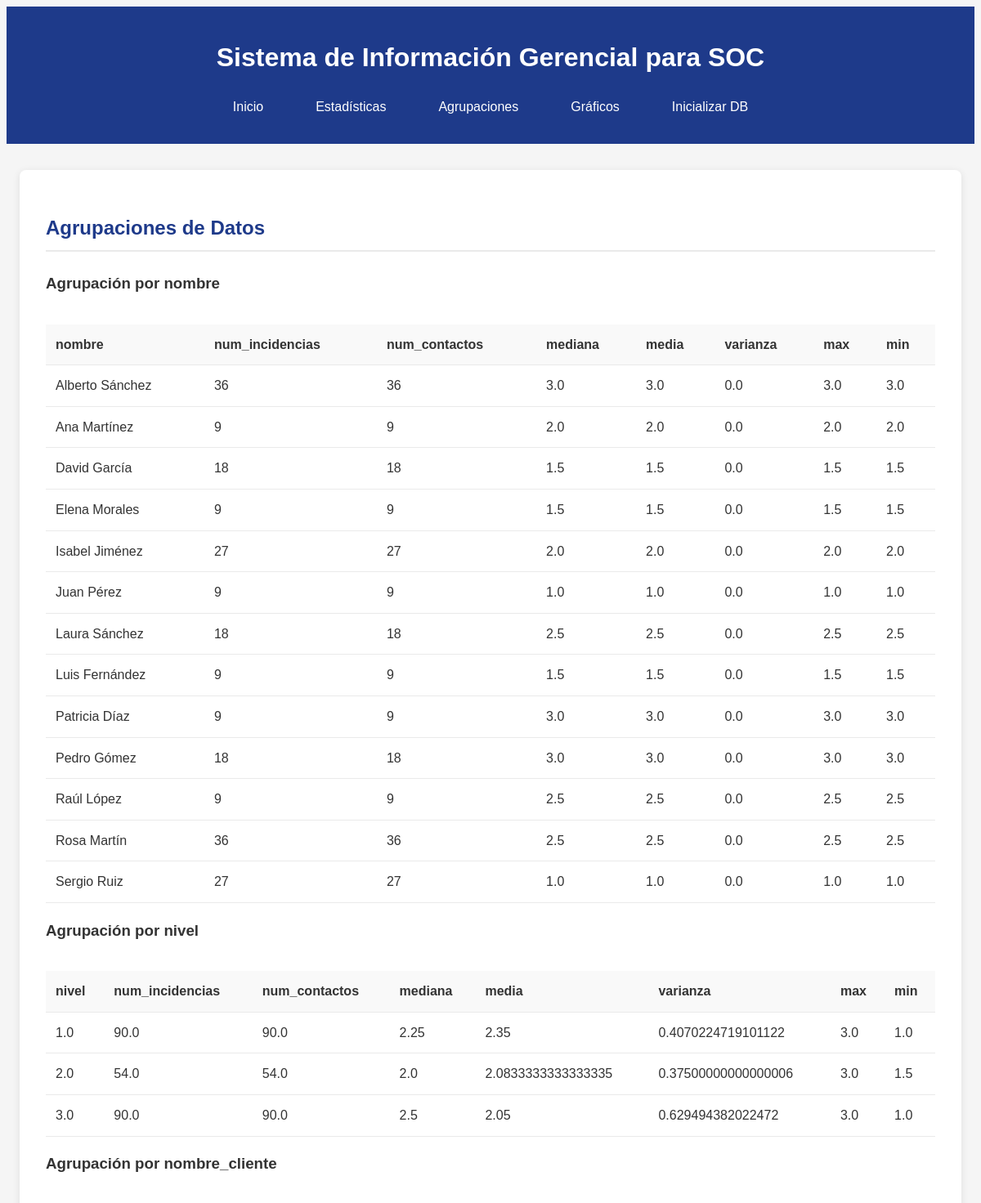
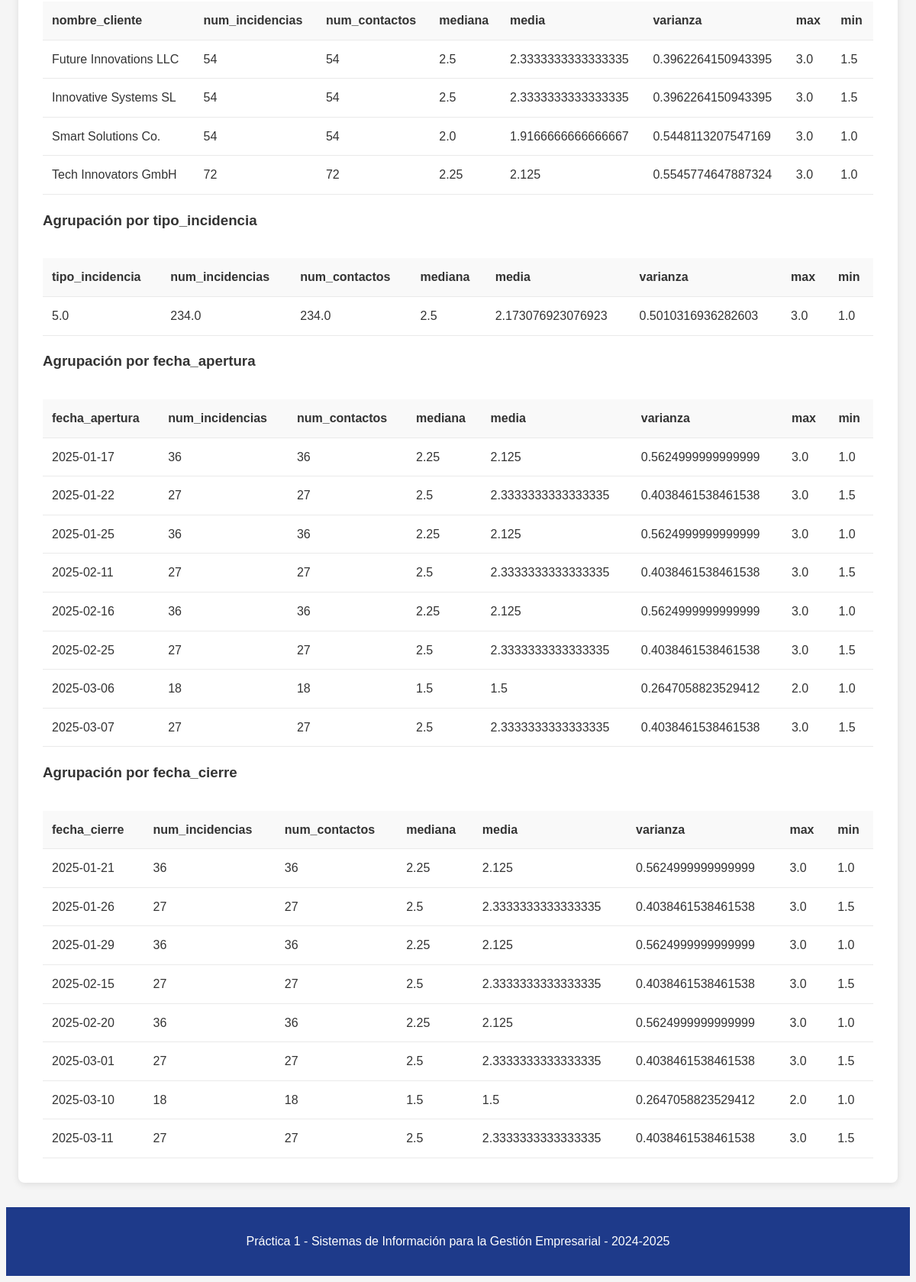
The page /agrupaciones on the database its author committed (2 pictures, top to bottom).
### tables this page shows
CREATE TABLE Empleados (
        id_empleado INTEGER PRIMARY KEY,
        nombre TEXT,
        nivel INTEGER,
        fecha_contrato TEXT
    );

CREATE TABLE Clientes (
        id_cliente INTEGER PRIMARY KEY,
        nombre_cliente TEXT,
        telefono TEXT,
        provincia TEXT
    );

CREATE TABLE Tickets (
        id_ticket INTEGER PRIMARY KEY,
        fecha_apertura TEXT,
        fecha_cierre TEXT,
        es_mantenimiento BOOLEAN,
        satisfaccion_cliente INTEGER,
        tipo_incidencia INTEGER,
        cliente_id INTEGER,
        FOREIGN KEY (tipo_incidencia) REFERENCES Tipos_Incidentes(id_tipo),
        FOREIGN KEY (cliente_id) REFERENCES Clientes(id_cliente)
    );

### src/app.py (the view)
@app.route('/agrupaciones')
def agrupaciones():
    df_agrupados = obtener_datos_agrupacion()
    return render_template('agrupaciones.html', datos_agrupados=df_agrupados)

### src/templates/agrupaciones.html
{% extends "base.html" %} {% block content %}
<section class="informe">
  <h2>Agrupaciones de Datos</h2>
  {% for tipo, df in datos_agrupados.items() %}
  <h3>Agrupación por {{ tipo }}</h3>
  <div class="stats-container">
    <table>
      <tr>
        {% for columna in df.columns %}
        <th>{{ columna }}</th>
        {% endfor %}
      </tr>
      {% for fila in df.values %}
      <tr>
        {% for valor in fila %}
        <td>{{ valor }}</td>
        {% endfor %}
      </tr>
      {% endfor %}
    </table>
  </div>
  {% endfor %}
</section>
{% endblock %}

### src/templates/base.html (shortened to what this page needs)
<!DOCTYPE html>
<html lang="es">
<head>
    <link rel="stylesheet" href="/static/css/styles.css">
</head>
<body>
    <header>
        <h1>Sistema de Información Gerencial para SOC</h1>
        <nav>
            <ul>
                <li><a href="/">Inicio</a></li>
                <li><a href="/estadisticas">Estadísticas</a></li>
                <li><a href="/agrupaciones">Agrupaciones</a></li>
                <li><a href="/graficos">Gráficos</a></li>
                <li><a href="/inicializar">Inicializar DB</a></li>
            </ul>
        </nav>
    </header>
    <main>
        {% block content %}{% endblock %}
    </main>
    <footer>
        <p>Práctica 1 - Sistemas de Información para la Gestión Empresarial - 2024-2025</p>
    </footer>
</body>
</html>

### src/static/css/styles.css (style rules this page uses)
* { box-sizing: border-box; margin: 10; padding: 0; }
body { font-family: Arial, sans-serif; line-height: 1.6; color: #333; background-color: #f5f5f5; }
header { background-color: #1e3a8a; color: white; padding: 1rem 2rem; text-align: center; }
nav ul { list-style: none; display: flex; justify-content: center; margin-top: 1rem; }
nav ul li { margin: 0 1rem; }
nav ul li a { color: white; text-decoration: none; padding: 0.5rem 1rem; border-radius: 4px; transition: background-color 0.3s; }
main { max-width: 1200px; margin: 2rem auto; padding: 0 1rem; }
.informe { background-color: white; border-radius: 8px; box-shadow: 0 2px 10px rgba(0, 0, 0, 0.1); padding: 2rem; margin-bottom: 2rem; }
.informe h2 { margin-bottom: 1.5rem; color: #1e3a8a; border-bottom: 2px solid #eaeaea; padding-bottom: 0.5rem; }
.stats-container { overflow-x: auto; }
table { width: 100%; border-collapse: collapse; margin-top: 1rem; }
th, td { padding: 0.75rem; text-align: left; border-bottom: 1px solid #eaeaea; }
th { background-color: #f9f9f9; font-weight: bold; color: #333; }
footer { text-align: center; padding: 1rem; margin-top: 2rem; background-color: #1e3a8a; color: white; }

### rows shown on the page
Empleados: nombre "Alberto Sánchez"
Empleados: nombre "Ana Martínez"
Empleados: nombre "David García"
Empleados: nombre "Elena Morales"
Empleados: nombre "Isabel Jiménez"
Empleados: nombre "Juan Pérez"
Empleados: nombre "Laura Sánchez"
Empleados: nombre "Luis Fernández"
Empleados: nombre "Patricia Díaz"
Empleados: nombre "Pedro Gómez"
Empleados: nombre "Raúl López"
Empleados: nombre "Rosa Martín"
Empleados: nombre "Sergio Ruiz"
Clientes: nombre_cliente "Future Innovations LLC"
Clientes: nombre_cliente "Innovative Systems SL"
Clientes: nombre_cliente "Smart Solutions Co."
Clientes: nombre_cliente "Tech Innovators GmbH"
Tickets: fecha_apertura "2025-01-17", fecha_cierre "2025-01-21"
Tickets: fecha_apertura "2025-01-22", fecha_cierre "2025-01-26"
Tickets: fecha_apertura "2025-01-25", fecha_cierre "2025-01-29"
Tickets: fecha_apertura "2025-02-11", fecha_cierre "2025-02-15"
Tickets: fecha_apertura "2025-02-16", fecha_cierre "2025-02-20"
Tickets: fecha_apertura "2025-02-25", fecha_cierre "2025-03-01"
Tickets: fecha_apertura "2025-03-06", fecha_cierre "2025-03-10"
Tickets: fecha_apertura "2025-03-07", fecha_cierre "2025-03-11"

### other values the page prints
{{ tipo }} "nombre" "nivel" "nombre_cliente" "tipo_incidencia" "fecha_apertura" "fecha_cierre"
{{ columna }} "nombre" "num_incidencias" "num_contactos" "mediana" "media" "varianza" "max" "min" "nivel" "num_incidencias" "num_contactos" "mediana" "media" "varianza" "max" "min" "nombre_cliente" "num_incidencias" "num_contactos" "mediana" "media" "varianza" "max" "min" "tipo_incidencia" "num_incidencias" "num_contactos" "mediana" "media" "varianza" "max" "min" "fecha_apertura" "num_incidencias" "num_contactos" "mediana" "media" "varianza" "max" "min" "fecha_cierre" "num_incidencias" "num_contactos" "mediana" "media" "varianza" "max" "min"
{{ valor }} "36" "36" "3.0" "3.0" "0.0" "3.0" "3.0" "9" "9" "2.0" "2.0" "0.0" "2.0" "2.0" "18" "18" "1.5" "1.5" "0.0" "1.5" "1.5" "9" "9" "1.5" "1.5" "0.0" "1.5" "1.5" "27" "27" "2.0" "2.0" "0.0" "2.0" "2.0" "9" "9" "1.0" "1.0" "0.0" "1.0" "1.0" "18" "18" "2.5" "2.5" "0.0" "2.5" "2.5" "9" "9" "1.5" "1.5" "0.0" "1.5" "1.5" "9" "9" "3.0" "3.0" "0.0" "3.0" "3.0" "18" "18" "3.0" "3.0" "0.0" "3.0" "3.0" "9" "9" "2.5" "2.5" "0.0" "2.5" "2.5" "36" "36" "2.5" "2.5" "0.0" "2.5" "2.5" "27" "27" "1.0" "1.0" "0.0" "1.0" "1.0" "1.0" "90.0" "90.0" "2.25" "2.35" "0.4070224719101122" "3.0" "1.0" "2.0" "54.0" "54.0" "2.0" "2.0833333333333335" "0.37500000000000006" "3.0" "1.5" "3.0" "90.0" "90.0" "2.5" "2.05" "0.629494382022472" "3.0" "1.0" "54" "54" "2.5" "2.3333333333333335" "0.3962264150943395" "3.0" "1.5" "54" "54" "2.5" "2.3333333333333335" "0.3962264150943395" "3.0" "1.5" "54" "54" "2.0" "1.9166666666666667" "0.5448113207547169" "3.0" "1.0" "72" "72" "2.25" "2.125" "0.5545774647887324" "3.0" "1.0" "5.0" "234.0" "234.0" "2.5" "2.173076923076923" "0.5010316936282603" "3.0" "1.0" "36" "36" "2.25" "2.125" "0.5624999999999999" "3.0" "1.0" "27" "27" "2.5" "2.3333333333333335" "0.4038461538461538" "3.0" "1.5" "36" "36" "2.25" "2.125" "0.5624999999999999" "3.0" "1.0" "27" "27" "2.5" "2.3333333333333335" "0.4038461538461538" "3.0" "1.5" "36" "36" "2.25" "2.125" "0.5624999999999999" "3.0" "1.0" "27" "27" "2.5" "2.3333333333333335" "0.4038461538461538" "3.0" "1.5" "18" "18" "1.5" "1.5" "0.2647058823529412" "2.0" "1.0" "27" "27" "2.5" "2.3333333333333335" "0.4038461538461538" "3.0" "1.5" "36" "36" "2.25" "2.125" "0.5624999999999999" "3.0" "1.0" "27" "27" "2.5" "2.3333333333333335" "0.4038461538461538" "3.0" "1.5" "36" "36" "2.25" "2.125" "0.5624999999999999" "3.0" "1.0" "27" "27" "2.5" "2.3333333333333335" "0.4038461538461538" "3.0" "1.5" "36" "36" "2.25" "2.125" "0.5624999999999999" "3.0" "1.0" "27" "27" "2.5" "2.3333333333333335" "0.4038461538461538" "3.0" "1.5" "18" "18" "1.5" "1.5" "0.2647058823529412" "2.0" "1.0" "27" "27" "2.5" "2.3333333333333335" "0.4038461538461538" "3.0" "1.5"
